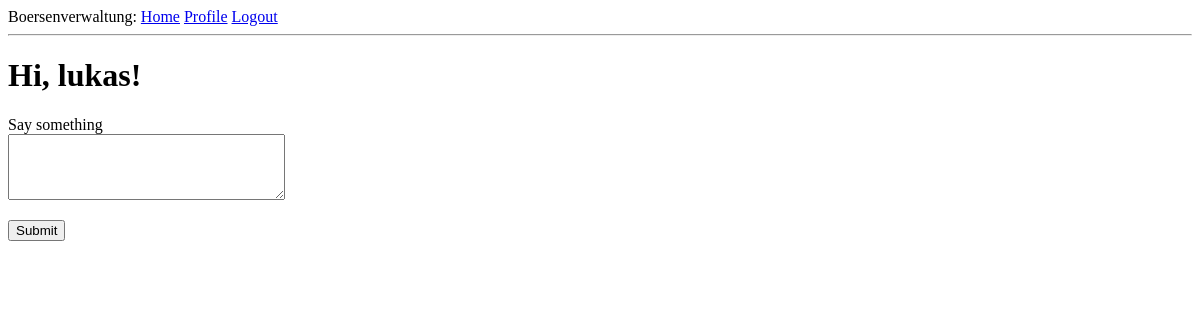
The page /index (signed in) on the database as committed earlier.
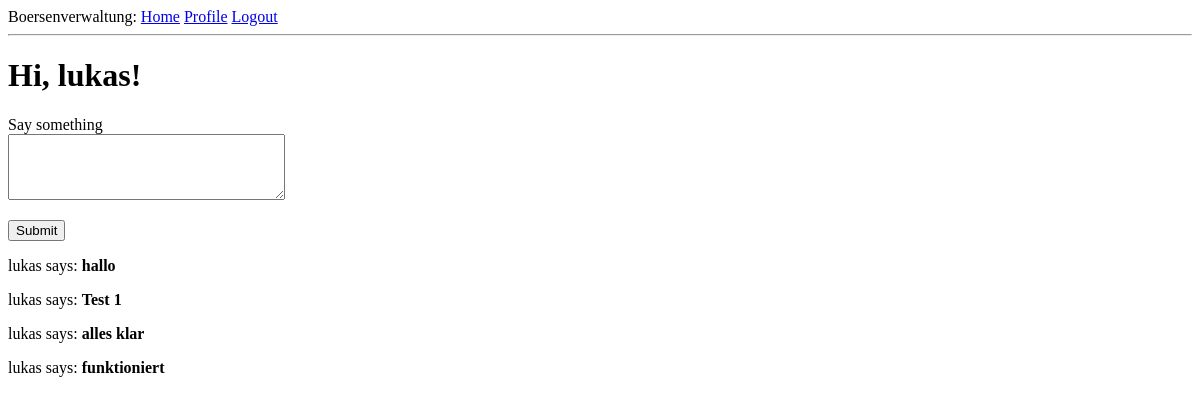
The same page on the database as committed later.
### app/models.py (models this page shows, shortened)
class Post(db.Model):
    id = db.Column(db.Integer, primary_key=True)
    body = db.Column(db.String(140))
    timestamp = db.Column(db.DateTime, index=True, default=datetime.utcnow)
    user_id = db.Column(db.Integer, db.ForeignKey('user.id'))

class User(UserMixin, db.Model):
    id = db.Column(db.Integer, primary_key=True)
    username = db.Column(db.String(64), index=True, unique=True)
    email = db.Column(db.String(120), index=True, unique=True)
    password_hash = db.Column(db.String(128))
    posts = db.relationship('Post', backref='author', lazy='dynamic')
    about_me = db.Column(db.String(140))
    last_seen = db.Column(db.DateTime, default=datetime.utcnow)

### app/routes.py (the view)
@app.route('/', methods=['GET', 'POST'])
@app.route('/index', methods=['GET', 'POST'])
@login_required  # nur sichtbar für eingeloggte User
def index():
    form = PostForm()
    if form.validate_on_submit():
        post = Post(body=form.post.data, author=current_user)
        db.session.add(post)
        db.session.commit()
        flash('Your post is now live!')
        return redirect(url_for('index'))
    posts = Post.query.all()
    return render_template('index.html', title='Home', form=form, posts=posts)

### app/forms.py
class PostForm(FlaskForm):
    post = TextAreaField('Say something', validators=[
        DataRequired(), Length(min=1, max=140)])
    submit = SubmitField('Submit')

### app/models.py (called while the page is built)
@login.user_loader
def load_user(id):
    return User.query.get(int(id))

### app/routes.py (called while the page is built)
@app.before_request
def before_request():
    if current_user.is_authenticated:
        current_user.last_seen = datetime.utcnow()
        db.session.commit()

### app/templates/index.html (shortened to what this page needs)
{% extends "base.html" %}
{% block content %}
    <h1>Hi, {{ current_user.username }}!</h1>
    <form action="" method="post">
        <p>
            {{ form.post.label }}<br>
            {{ form.post(cols=32, rows=4) }}<br>
        </p>
        <p>{{ form.submit() }}</p>
    </form>
    {% for post in posts %}
    <p>
    {{ post.author.username }} says: <b>{{ post.body }}</b>
    </p>
    {% endfor %}
{% endblock %}

Rows that differ between the two databases and show on the page:
added Post: author.username "lukas", body "hallo"
added Post: author.username "lukas", body "Test 1"
added Post: author.username "lukas", body "alles klar"
added Post: author.username "lukas", body "funktioniert"
